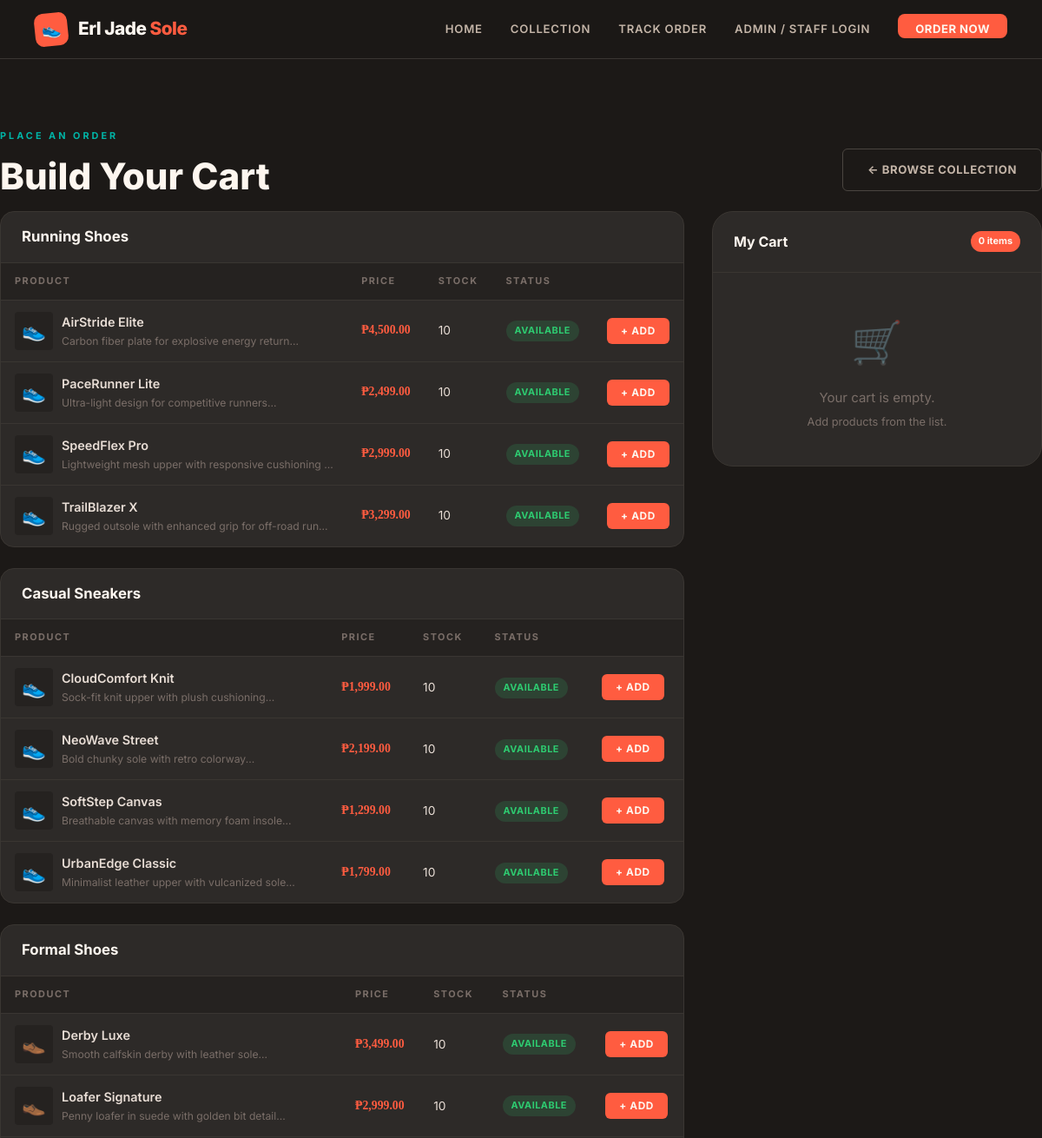
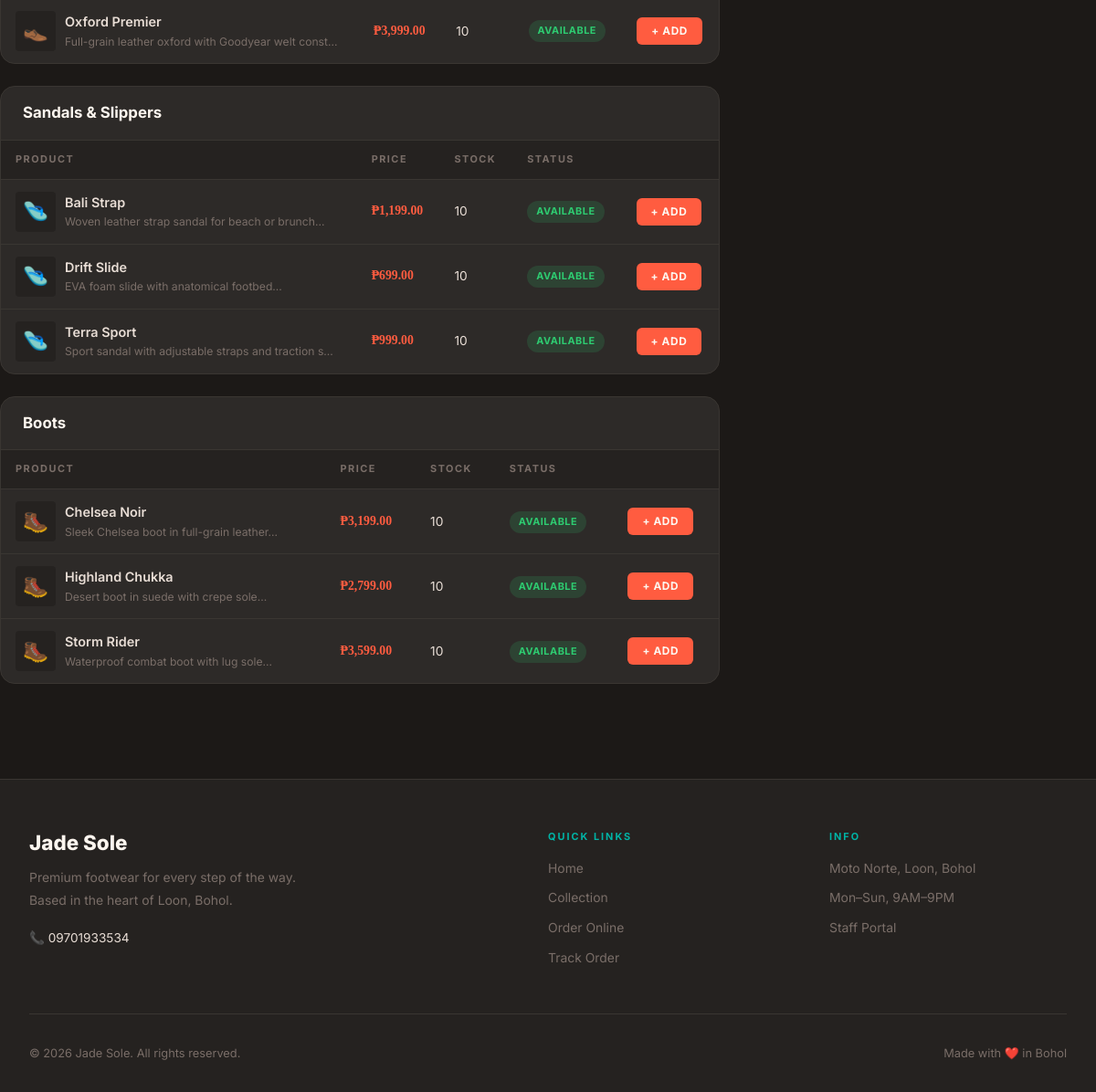
The app's page /order.php with its own data (2 pictures, top to bottom).
### tables this page shows
CREATE TABLE IF NOT EXISTS products (
    id INT AUTO_INCREMENT PRIMARY KEY,
    name VARCHAR(150) NOT NULL,
    description TEXT,
    price DECIMAL(10,2) NOT NULL,
    category_id INT,
    image VARCHAR(255) DEFAULT 'default.jpg',
    stock INT DEFAULT 10,
    is_available TINYINT(1) DEFAULT 1,
    created_at TIMESTAMP DEFAULT CURRENT_TIMESTAMP,
    FOREIGN KEY (category_id) REFERENCES categories(id) ON DELETE SET NULL
);

### order.php (the view, shortened to what this page needs)
<?php
require_once 'config.php';
$cart_count = array_sum(array_column($_SESSION['cart'], 'qty'));
$products_sql = "SELECT p.*, c.name as cat_name FROM products p LEFT JOIN categories c ON p.category_id = c.id ORDER BY p.category_id, p.name";
$products_res = $conn->query($products_sql);
$products_by_cat = [];
while ($p = $products_res->fetch_assoc()) {
  $products_by_cat[$p['cat_name']][] = $p;
}
?>
<!DOCTYPE html>
<html lang="en">
<head>
<link rel="stylesheet" href="assets/css/style.css">
</head>
<body>
<?php include 'includes/navbar.php'; ?>
<div class="page-wrap">
<div class="container section">
  <div class="flex-between mb-4 flex-wrap gap-2">
    <div>
      <span class="section-tag">Place an Order</span>
      <h1 class="section-title">Build Your Cart</h1>
    </div>
    <a href="menu.php" class="btn btn-ghost">← Browse Collection</a>
  </div>
  <div class="order-layout">
    <div>
      <?php foreach ($products_by_cat as $catName => $items): ?>
      <div class="data-card mb-3">
        <div class="data-card-header">
          <h3 class="data-card-title"><?= htmlspecialchars($catName) ?></h3>
        </div>
        <div class="table-wrap">
          <table>
            <thead>
              <tr>
                <th>Product</th>
                <th>Price</th>
                <th>Stock</th>
                <th>Status</th>
                <th></th>
              </tr>
            </thead>
            <tbody>
              <?php foreach ($items as $p):
                $avail = $p['is_available'] && $p['stock'] > 0;
                $emoji = match((int)$p['category_id']) { 1=>'👟',2=>'👟',3=>'👞',4=>'🩴',5=>'🥾',default=>'👟'};
              ?>
              <tr>
                <td>
                  <div style="display:flex;align-items:center;gap:10px;">
                    <div style="width:44px;height:44px;background:var(--dark);border-radius:4px;display:flex;align-items:center;justify-content:center;font-size:1.4rem;flex-shrink:0;">
                      <?php if ($p['image'] && $p['image'] !== 'default.jpg' && file_exists('assets/images/'.$p['image'])): ?>
                        <img src="assets/images/<?= htmlspecialchars($p['image']) ?>" style="width:100%;height:100%;object-fit:cover;border-radius:4px;">
                      <?php else: echo $emoji; endif; ?>
                    </div>
                    <div>
                      <div style="font-weight:600;font-size:0.9rem;"><?= htmlspecialchars($p['name']) ?></div>
                      <div style="font-size:0.76rem;color:var(--text-dim);"><?= htmlspecialchars(substr($p['description'],0,50)) ?>...</div>
                    </div>
                  </div>
                </td>
                <td class="text-gold" style="font-family:'Playfair Display',serif;font-weight:700;">₱<?= number_format($p['price'],2) ?></td>
                <td><?= $p['stock'] ?></td>
                <td>
                  <?php if ($avail): ?>
                    <span class="badge badge-green">Available</span>
                  <?php else: ?>
                    <span class="badge badge-red">Unavailable</span>
                  <?php endif; ?>
                </td>
                <td>
                  <?php if ($avail): ?>
                    <button type="button" class="btn btn-gold btn-sm add-with-size" data-pid="<?= $p['id'] ?>">+ Add</button>
                  <?php else: ?>
                    <button class="btn btn-ghost btn-sm" disabled>N/A</button>
                  <?php endif; ?>
                </td>
              </tr>
              <?php endforeach; ?>
            </tbody>
          </table>
        </div>
      </div>
      <?php endforeach; ?>
    </div>
    <div class="cart-panel">
      <div class="cart-header">
        <h3>My Cart</h3>
        <span class="cart-count"><?= $cart_count ?> items</span>
      </div>
      <?php if (empty($_SESSION['cart'])): ?>
      <div class="cart-empty">
        <div class="cart-empty-icon">🛒</div>
        <p>Your cart is empty.</p>
        <p class="text-dim" style="font-size:0.8rem;margin-top:0.3rem;">Add products from the list.</p>
      </div>
      <?php endif; ?>
    </div>
  </div>
</div>
</div>
<?php include 'includes/footer.php'; ?>
</body>
</html>

### assets/css/style.css (style rules this page uses)
:root { --coral: #FF5C40; --coral-light: #FF8570; --coral-dim: #CC3E27; --teal: #00B4A6; --teal-light: #33C9BD; --teal-dim: #008A7E; --cream: #FFF8F2; --cream-off: #FFF0E8; --sand: #EDE0D4; --charcoal: #1C1917; --dark: #252220; --card-bg: #2D2A28; --border: #3A3632; --border-light:#4A4540; --white: #FDF6EF; --white-dim: #C4B5A8; --text: #E8DDD5; --text-dim: #7A6E68; --red: #E04040; --green: #2ECC71; --blue: #3498DB; --yellow: #F39C12; --radius: 6px; --radius-lg: 16px; --radius-xl: 24px; --shadow: 0 12px 48px rgba(0,0,0,0.4); --shadow-coral:0 8px 32px rgba(255,92,64,0.25); --shadow-teal: 0 8px 32px rgba(0,180,166,0.2); --transition: all 0.28s cubic-bezier(0.4, 0, 0.2, 1); }
*, *::before, *::after { box-sizing: border-box; margin: 0; padding: 0; }
html { scroll-behavior: smooth; }
body { font-family: 'Inter', ui-sans-serif, system-ui, -apple-system, BlinkMacSystemFont, 'Segoe UI', sans-serif; background: var(--charcoal); color: var(--text); font-size: 15px; line-height: 1.65; min-height: 100vh; }
h1, h2, h3, h4 { font-family: inherit; color: var(--white); line-height: 1.15; font-weight: 700; }
a { color: var(--coral); text-decoration: none; transition: var(--transition); }
.page-wrap { padding-top: 68px; min-height: 100vh; }
.container { max-width: 1260px; margin: 0 auto; padding: 0 2rem; }
.section { padding: 5rem 0; }
.section-tag { font-size: 0.68rem; letter-spacing: 3px; text-transform: uppercase; color: var(--teal); font-weight: 700; display: block; margin-bottom: 0.8rem; font-family: inherit; }
.section-title { font-size: clamp(1.8rem, 3.5vw, 2.8rem); margin-bottom: 1rem; color: var(--white); font-weight: 800; }
.btn { display: inline-flex; align-items: center; gap: 8px; padding: 13px 28px; border: none; border-radius: var(--radius); font-family: inherit; font-size: 0.82rem; font-weight: 700; letter-spacing: 0.6px; text-transform: uppercase; cursor: pointer; transition: var(--transition); text-decoration: none; }
.btn-gold { background: var(--coral); color: var(--white); }
.btn-ghost { background: transparent; color: var(--white-dim); border: 1px solid var(--border-light); }
.btn-sm { padding: 8px 16px; font-size: 0.74rem; }
.order-layout { display: grid; grid-template-columns: 1fr 380px; gap: 2rem; align-items: start; }
.cart-panel { background: var(--card-bg); border: 1px solid var(--border); border-radius: var(--radius-xl); overflow: hidden; position: sticky; top: 88px; }
.cart-header { padding: 1.4rem 1.5rem; border-bottom: 1px solid var(--border); display: flex; justify-content: space-between; align-items: center; }
.cart-header h3 { font-family: inherit; font-size: 1rem; font-weight: 700; }
.cart-count { background: var(--coral); color: var(--white); font-size: 0.68rem; font-weight: 700; padding: 3px 9px; border-radius: 20px; }
.cart-empty { text-align: center; padding: 2.5rem 1rem; color: var(--text-dim); }
.cart-empty .cart-empty-icon { font-size: 3rem; margin-bottom: 0.8rem; opacity: 0.4; }
.data-card { background: var(--card-bg); border: 1px solid var(--border); border-radius: var(--radius-lg); overflow: hidden; margin-bottom: 2rem; }
.data-card-header { padding: 1.2rem 1.5rem; border-bottom: 1px solid var(--border); display: flex; justify-content: space-between; align-items: center; flex-wrap: wrap; gap: 1rem; }
.data-card-title { font-family: inherit; font-size: 1.05rem; font-weight: 700; }
.table-wrap { overflow-x: auto; }
table { width: 100%; border-collapse: collapse; font-size: 0.86rem; }
thead th { background: var(--dark); padding: 12px 16px; text-align: left; font-size: 0.68rem; font-weight: 700; letter-spacing: 1.5px; text-transform: uppercase; color: var(--text-dim); border-bottom: 1px solid var(--border); white-space: nowrap; font-family: inherit; }
tbody td { padding: 13px 16px; border-bottom: 1px solid var(--border); vertical-align: middle; color: var(--text); }
tbody tr:last-child td { border-bottom: none; }
.badge { display: inline-block; padding: 3px 10px; border-radius: 100px; font-size: 0.68rem; font-weight: 700; letter-spacing: 0.5px; text-transform: uppercase; }
.badge-green { background: rgba(46,204,113,0.15); color: var(--green); }
.text-gold { color: var(--coral); }
.text-dim { color: var(--text-dim); }
.mb-3 { margin-bottom: 1.5rem; }
.gap-2 { gap: 1rem; }
.flex-between { display: flex; align-items: center; justify-content: space-between; }
.flex-wrap { flex-wrap: wrap; }

### records on screen
products: category "👟", name "AirStride Elite", description "Carbon fiber plate for explosive energy return", price "4,500.00", stock "10", is_available "AVAILABLE"
products: category "👟", name "PaceRunner Lite", description "Ultra-light design for competitive runners", price "2,499.00", stock "10", is_available "AVAILABLE"
products: category "👟", name "SpeedFlex Pro", description "Lightweight mesh upper with responsive cushioning", price "2,999.00", stock "10", is_available "AVAILABLE"
products: category "👟", name "TrailBlazer X", description "Rugged outsole with enhanced grip for off-road run", price "3,299.00", stock "10", is_available "AVAILABLE"
products: category "👟", name "CloudComfort Knit", description "Sock-fit knit upper with plush cushioning", price "1,999.00", stock "10", is_available "AVAILABLE"
products: category "👟", name "NeoWave Street", description "Bold chunky sole with retro colorway", price "2,199.00", stock "10", is_available "AVAILABLE"
products: category "👟", name "SoftStep Canvas", description "Breathable canvas with memory foam insole", price "1,299.00", stock "10", is_available "AVAILABLE"
products: category "👟", name "UrbanEdge Classic", description "Minimalist leather upper with vulcanized sole", price "1,799.00", stock "10", is_available "AVAILABLE"
products: category "👞", name "Derby Luxe", description "Smooth calfskin derby with leather sole", price "3,499.00", stock "10", is_available "AVAILABLE"
products: category "👞", name "Loafer Signature", description "Penny loafer in suede with golden bit detail", price "2,999.00", stock "10", is_available "AVAILABLE"
products: category "👞", name "Oxford Premier", description "Full-grain leather oxford with Goodyear welt const", price "3,999.00", stock "10", is_available "AVAILABLE"
products: category "🩴", name "Bali Strap", description "Woven leather strap sandal for beach or brunch", price "1,199.00", stock "10", is_available "AVAILABLE"
products: category "🩴", name "Drift Slide", description "EVA foam slide with anatomical footbed", price "699.00", stock "10", is_available "AVAILABLE"
products: category "🩴", name "Terra Sport", description "Sport sandal with adjustable straps and traction s", price "999.00", stock "10", is_available "AVAILABLE"
products: category "🥾", name "Chelsea Noir", description "Sleek Chelsea boot in full-grain leather", price "3,199.00", stock "10", is_available "AVAILABLE"
products: category "🥾", name "Highland Chukka", description "Desert boot in suede with crepe sole", price "2,799.00", stock "10", is_available "AVAILABLE"
products: category "🥾", name "Storm Rider", description "Waterproof combat boot with lug sole", price "3,599.00", stock "10", is_available "AVAILABLE"

### other values on screen
$catName "Running Shoes"
$catName "Casual Sneakers"
$catName "Formal Shoes"
$catName "Sandals & Slippers"
$catName "Boots"
$cart_count "0"
